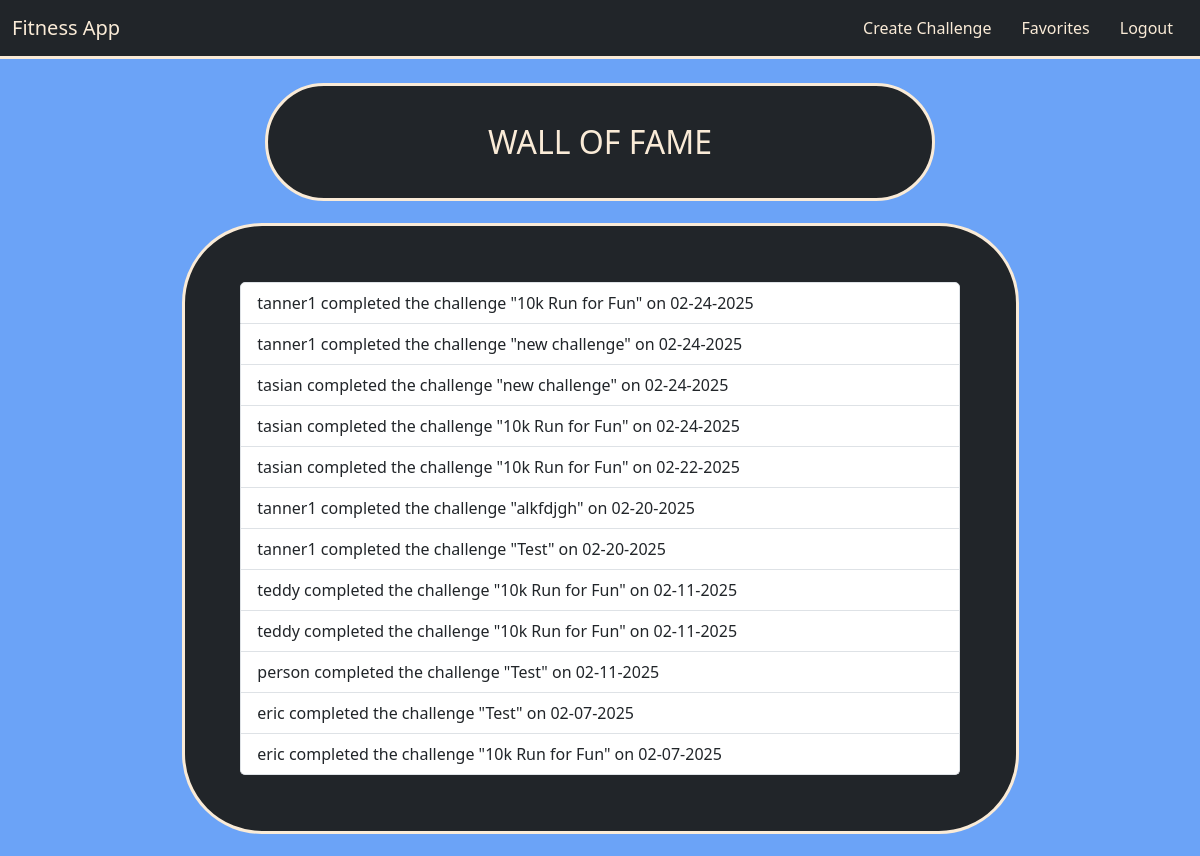
Page /wall_of_fame (signed in) on the committed database.
### models.py (models this page shows)
class CompletedChallenge(db.Model):
    id = db.Column(db.Integer, primary_key=True)
    user_id = db.Column(db.Integer, db.ForeignKey('user.id'), nullable=False)
    challenge_id = db.Column(db.Integer, db.ForeignKey('challenge.id'), nullable=False)
    completed_at = db.Column(db.DateTime, default=datetime.utcnow)

class User(db.Model):
    id = db.Column(db.Integer, primary_key=True)
    username = db.Column(db.String(80), unique=True, nullable=False)
    email = db.Column(db.String(120), nullable=False)
    password = db.Column(db.String(128), nullable=False)
    challenges = db.relationship('Challenge', backref='creator', lazy=True)
    chat_messages = db.relationship('ChatMessage', backref='user', lazy=True)
    statuses = db.relationship('UserChallengeStatus', backref='user', lazy=True)
    completed_challenges = db.relationship('CompletedChallenge', backref='user', lazy=True)
    favorites = db.relationship('Favorite', backref='user', lazy=True)

class Challenge(db.Model):
    id = db.Column(db.Integer, primary_key=True)
    user_id = db.Column(db.Integer, db.ForeignKey('user.id'), nullable=True)
    challenge_type = db.Column(db.String(80), nullable=False)
    image = db.Column(db.String(200), nullable=True)
    description = db.Column(db.Text, nullable=False)
    tags = db.Column(db.String(200), nullable=True)
    created_at = db.Column(db.DateTime, default=func.now())
    goals = db.relationship('Goal', backref='challenge', lazy=True, cascade="all, delete-orphan")
    badges = db.relationship('ChallengeBadge', backref='challenge', lazy=True, cascade="all, delete-orphan")
    chat_messages = db.relationship('ChatMessage', backref='challenge', lazy=True, cascade="all, delete-orphan")
    statuses = db.relationship('UserChallengeStatus', backref='challenge', lazy=True, cascade="all, delete-orphan")
    completions = db.relationship('CompletedChallenge', backref='challenge', lazy=True, cascade="all, delete-orphan")
    favorites = db.relationship('Favorite', backref='challenge', lazy=True, cascade="all, delete-orphan")

### routes/challenge_routes.py (the view)
@challenge_bp.route('/wall_of_fame')
def wall_of_fame():
    wall_entries = CompletedChallenge.query.order_by(CompletedChallenge.completed_at.desc()).all()
    return render_template('wall_of_fame.html', wall_entries=wall_entries)

### templates/wall_of_fame.html
{% extends "layout.html" %}
{% block content %}
  <div class="container titles">
    <p class="headers">WALL OF FAME</p>
  </div>
  <div class="card content gap border-3">
    <ul class="list-group">
      {% for entry in wall_entries %}
        <li class="list-group-item">
          {{ entry.user.username }} completed the challenge "{{ entry.challenge.challenge_type }}" on {{ entry.completed_at.strftime("%m-%d-%Y") }}
        </li>
      {% endfor %}
    </ul>
  </div>
{% endblock %}

### static/css/main.css (style rules this page uses)
body { background-color:rgb(107, 163, 247); }
.titles { color: antiquewhite; margin: auto; width: 60%; background-color: #212529; border-style: solid; border-color: antiquewhite; border-radius: 5em; }
.titles .headers { padding: 5%; margin: auto; text-align: center; font-size: 2em; }
.content { color: antiquewhite; padding: 5%; margin: 2% auto; width: 75%; background-color: #212529; border-style: solid; border-color: antiquewhite; border-radius: 5em; }

### rows in the picture
CompletedChallenge: user.username "tanner1", challenge.challenge_type "10k Run for Fun", completed_at "02-24-2025"
CompletedChallenge: user.username "tanner1", challenge.challenge_type "new challenge", completed_at "02-24-2025"
CompletedChallenge: user.username "tasian", challenge.challenge_type "new challenge", completed_at "02-24-2025"
CompletedChallenge: user.username "tasian", challenge.challenge_type "10k Run for Fun", completed_at "02-24-2025"
CompletedChallenge: user.username "tasian", challenge.challenge_type "10k Run for Fun", completed_at "02-22-2025"
CompletedChallenge: user.username "tanner1", challenge.challenge_type "alkfdjgh", completed_at "02-20-2025"
CompletedChallenge: user.username "tanner1", challenge.challenge_type "Test", completed_at "02-20-2025"
CompletedChallenge: user.username "teddy", challenge.challenge_type "10k Run for Fun", completed_at "02-11-2025"
CompletedChallenge: user.username "teddy", challenge.challenge_type "10k Run for Fun", completed_at "02-11-2025"
CompletedChallenge: user.username "person", challenge.challenge_type "Test", completed_at "02-11-2025"
CompletedChallenge: user.username "eric", challenge.challenge_type "Test", completed_at "02-07-2025"
CompletedChallenge: user.username "eric", challenge.challenge_type "10k Run for Fun", completed_at "02-07-2025"
